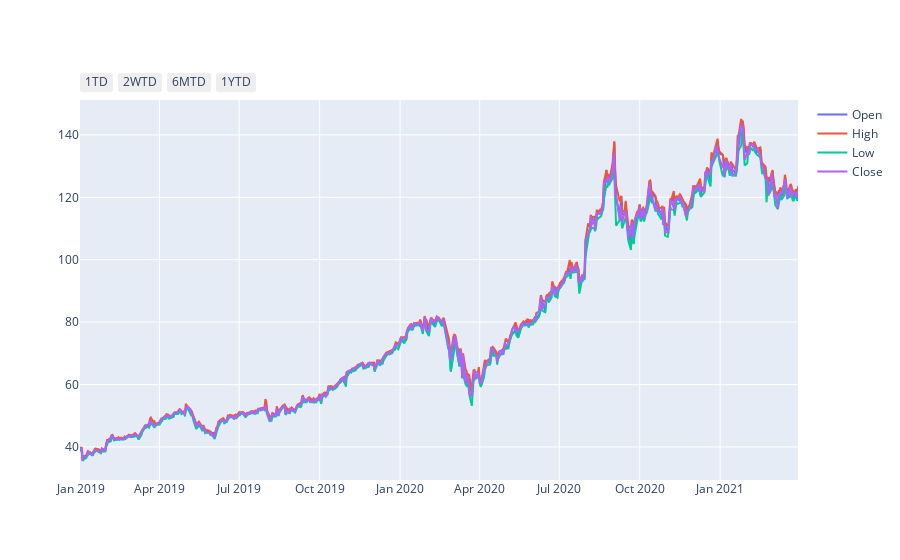

Here is the notebook cell this chart was saved with:
### Code cell
# change plot's hover mode to x unified. When mouse hover on x axes it shows all lines data
fig.update_layout(hovermode="x unified")
fig.update_xaxes(  # we need to update the x axes of the graph that will show the buttons
    # put buttons list to rangeselector's 'buttons' param
    rangeselector={'buttons': time_buttons}
)

### Figure 1 — Plotly figure (JSON) as saved in the notebook; plotly's stock layout.template omitted (floating-point values rounded to 4 significant figures; data arrays with more than 128 entries replaced by an {"elided": "..."} marker saying what was removed)
{"data": [{"mode": "lines", "name": "Open", "type": "scatter", "x": {"elided": "567 str values"}, "y": {"elided": "567 float values"}}, {"mode": "lines", "name": "High", "type": "scatter", "x": {"elided": "567 str values"}, "y": {"elided": "567 float values"}}, {"mode": "lines", "name": "Low", "type": "scatter", "x": {"elided": "567 str values"}, "y": {"elided": "567 float values"}}, {"mode": "lines", "name": "Close", "type": "scatter", "x": {"elided": "567 str values"}, "y": {"elided": "567 float values"}}], "layout": {"hovermode": "x unified", "xaxis": {"rangeselector": {"buttons": [{"count": 1, "label": "1TD", "step": "day", "stepmode": "todate"}, {"count": 14, "label": "2WTD", "step": "day", "stepmode": "todate"}, {"count": 6, "label": "6MTD", "step": "month", "stepmode": "todate"}, {"count": 1, "label": "1YTD", "step": "year", "stepmode": "todate"}]}}}}
